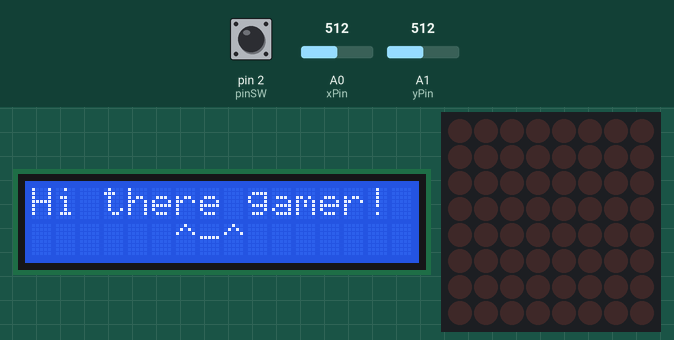
Simulated run of this sketch. Board: Arduino Uno, built with avr-gcc and run on an emulated ATmega328P. Shown: 16×2 character LCD, 8×8 LED matrix. The test bench sets the inputs (shaded band); at power-on: A1 (yPin) = 512, pin 2 (pinSW) HIGH, A0 (xPin) = 512. EEPROM starts erased; what the sketch prints to the serial monitor is not drawn.

Above: at 1.4 s.
1.5 s: A1 (yPin) set to 390
4.5 s: A1 (yPin) set to 417
6.5 s: pin 2 (pinSW) pulled LOW for 0.15 s
At 7.8 s:
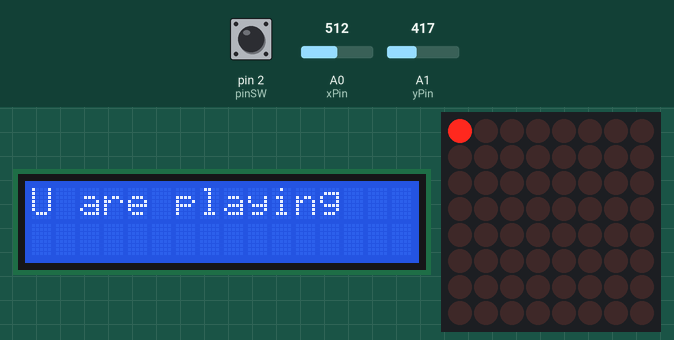
8.1 s: A0 (xPin) set to 584
9.6 s: A0 (xPin) set to 612
At 9.75 s:
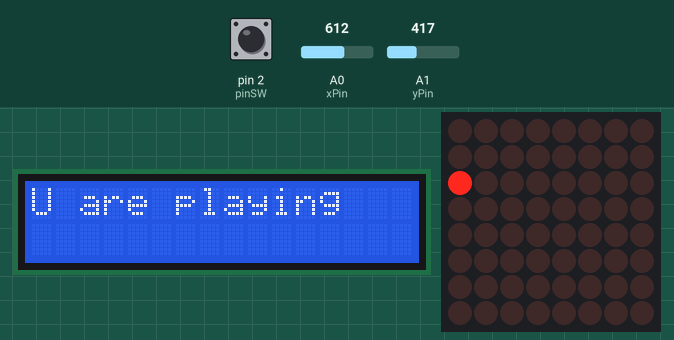
At 10.16 s:
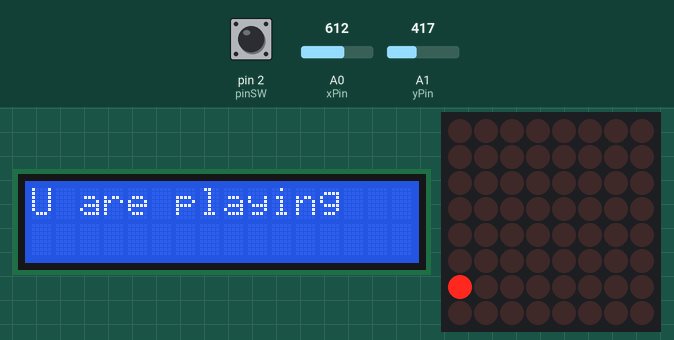
11.4 s: pin 2 (pinSW) pulled LOW for 1 s
At 12.3 s:
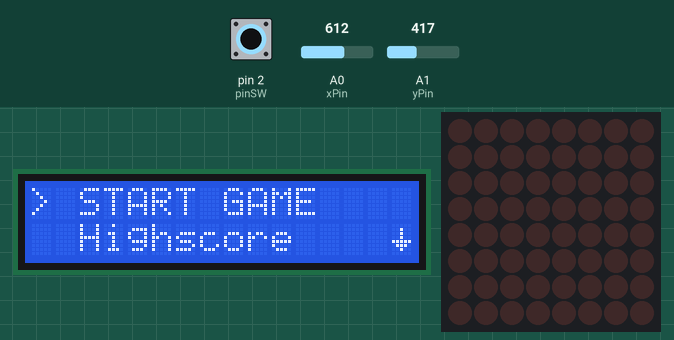
Timing chart, 0 to 14.4 s (numbered marks = the images above; inputs shaded):
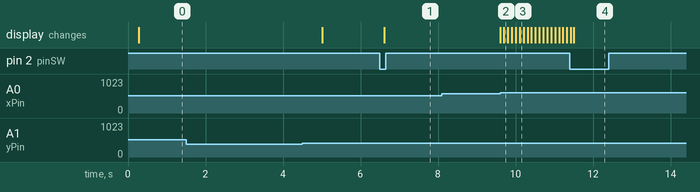

Measured:
- the behaviour switches between 600 and 601 on A0 (xPin) (found by bisection; images 1 and 2)
- after the input at 1.5 s, every drawn part: stays the same
- after the input at 6.5 s, the display: changes after 0.12 s (image 1)
- after the input at 8.1 s, every drawn part: stays the same
- after the input at 9.6 s, the display: first changes at once (image 2 shows a later state)
- after the input at 11.4 s, the display: first differs from a run without the input after 0.11 s (image 4)

The sketch:

Game_Menu.ino
```cpp
//LIBRARIES
#include <LiquidCrystal.h>
#include "LedControl.h"
#include <EEPROM.h>

//JOYSTICK
const int xPin = A0;
const int yPin = A1;
const int pinSW = 2;

bool joyMoved = false;
bool previousJoyMove = false;

bool didTransition = false;
bool willTransition = false;

int swState = LOW;  //button state
int lastSwState = HIGH;  //last button state
int switchValue;
int xValue = 0;
int yValue = 0;

//for debounce
unsigned long lastDebounceTime = 0;  //for scrolling
const unsigned long debounceDelay = 100;

//for joystick button press
byte press = LOW;  //press state

bool buttonPressed = false;
bool shortPress = false;
bool longPress = false;
//unsigned long pressedTime = 0;
unsigned long buttonDebounceTime = 0;
//unsigned long pressedDebounceTime = 0;
//unsigned long releasedDebounceTime = 0;

//LCD
const byte rs = 9;
const byte en = 8;
const byte d4 = 7;
const byte d5 = 6;
const byte d6 = 5;
const byte d7 = 4;
LiquidCrystal lcd(rs, en, d4, d5, d6, d7);

//MATRIX
const int dinPin = 12;
const int clockPin = 11;
const int loadPin = 10;

LedControl lc = LedControl(dinPin, clockPin, loadPin, 1); // DIN, CLK, LOAD, No. DRIVER

byte matrixBrightness = 4;
const byte matrixSize = 8;

byte matrix[matrixSize][matrixSize] = {
  {0, 0, 0, 0, 0, 0, 0, 0},
  {0, 0, 0, 0, 0, 0, 0, 0},
  {0, 0, 0, 0, 0, 0, 0, 0},
  {0, 0, 0, 0, 0, 0, 0, 0},
  {0, 0, 0, 0, 0, 0, 0, 0},
  {0, 0, 0, 0, 0, 0, 0, 0},
  {0, 0, 0, 0, 0, 0, 0, 0},
  {0, 0, 0, 0, 0, 0, 0, 0}
};

//


//GAME
byte xPos = 0;
byte yPos = 0;
byte xLastPos = 0;
byte yLastPos = 0;

const int minThreshold = 400;
const int maxThreshold = 600;

const byte moveInterval = 100;
unsigned long long lastMoved = 0;

bool matrixChanged = true;

bool gameShouldRun = false;


//Structs

struct highscores{
  char name[10] = "Unknown";
  unsigned int score = 0;
};

const unsigned int hsAddress[] = {967, 978, 989, 1000, 1012};

//MENU
int mainMenu = 0;

unsigned long greetingTime = 5000;
bool clear = 0;
unsigned long startTime = 0;
unsigned long currentTime ;
int page = 0;
bool action = false;

byte upArrow[] = {
  B00000,
  B00100,
  B01110,
  B11111,
  B00100,
  B00100,
  B00100,
  B00000
};

byte downArrow[] = {
  B00000,
  B00100,
  B00100,
  B00100,
  B11111,
  B01110,
  B00100,
  B00000
};


unsigned long lastPrint = 0;
unsigned long lastTime;

char gameName[]="snakey";
char github[]="Apelia-Ion";
char instructions[]="Use the joystick to play. Click to exit. That's all!";


void setup() {


  pinMode(pinSW, INPUT_PULLUP);


  lc.shutdown(0, false); // turn off power saving, enables display
  lc.setIntensity(0, matrixBrightness); // sets brightness (0~15 possible values)
  lc.clearDisplay(0);// clear screen
  matrix[xPos][yPos] = 1;

  lcd.begin(16, 2);
  lcd.clear();
  lcd.setCursor(0,0);
  lcd.createChar(0, upArrow);
  lcd.createChar(1, downArrow);

  initializeHighScoreEeprom();

 Serial.begin(9600);
}


void loop() {
  Welcome();
}

// theoretical example
void generateFood() {
  // lastFoodPos = currentPos;
  // newFoodPos = random(ceva);
  // matrix[lastFoodPos] = 0;
  // matrix[newFoodPos] = 1;
  matrixChanged = true;
}

void updateMatrix() {
 // TODO: update matrix using byte matrix (refresh function)
   for(int i = 0; i<matrixSize; i++)
   {
     for (int j = 0; j<matrixSize; j++)
     {
       lc.setLed(0,i,j,matrix[i][j]);
     }
   }
}

void updatePositions() {
 // TODO: joystick control
 int xValue = analogRead(xPin);
 int yValue = analogRead(yPin);

 xLastPos = xPos;
 yLastPos = yPos;
 if (xValue < minThreshold)
 {
   if (xPos > 0)
    {
      xPos--;
    }
    else
    {
      xPos = matrixSize - 1;
    }
 }

 if (xValue > maxThreshold)
 {
   if (xPos < (matrixSize - 1))
   {
      xPos++;
    }
    else
    {
      xPos = 0;
    }
 }


  if (yValue > maxThreshold)
  {
    if (yPos < (matrixSize - 1))
    {
      yPos++;
    }
    else
    {
      yPos = 0;
    }
  }

  if (yValue < minThreshold)
  {
    if (yPos > 0)
    {
      yPos--;
    }
    else
    {
      yPos = matrixSize - 1;
    }
  }

  if (xLastPos != xPos || yLastPos != yPos)
  {
  matrix[xLastPos][yLastPos] = 0;
  matrix[xPos][yPos]=1;
  matrixChanged = true;
  lastMoved = millis();
  }

}

void rudimentaryGame(){
   if(millis() - lastMoved > moveInterval)
  {
    updatePositions(); // calculare stare
  }

  if(matrixChanged == true)
  {
    updateMatrix();
    matrixChanged = false;
  }
}
///////////////////////////////////////////// Functions for GAME MENU /////////////////////////////////////////////

//0 - Clear text by overwriting it with padding - prevents flickering
void paddingClear(){
  lcd.setCursor(0, 0);
  lcd.print("                ");
  lcd.setCursor(0, 1);
  lcd.print("                ");
}

//1 - Welcome message - displays welcomeing message for 5 seconds, then clears the lcd and displays the menu
void Welcome(){
  if (millis() <= greetingTime)
  //if (currentTime - startTime <= 5000)
  {
    lcd.setCursor(0, 0);
    lcd.print("Hi there gamer!");
    lcd.setCursor(0, 1);
    lcd.print("      ^-^      ");
  }
  else
  {
    if (!clear) {
      lcd.clear();
      clear = 1;
    }

   switch(mainMenu){
     case 0:
     {
      buttonPressed = false;

      page = pagesScroll();
      Menu(page);
      buttonPress();
      if (buttonPressed == true)
      {
        mainMenu = 1;
      }
     }
     break;

     case 1:
     {
       SubMenu(page);
       if (gameShouldRun)
       {
         rudimentaryGame();
       }
       buttonPress();
      if (buttonPressed == true)
      {
        mainMenu = 0;
        clear = 0;
        if(gameShouldRun){
          gameShouldRun = false;
          lc.clearDisplay(0);
        }
      }
     }
     break;
   }
  }
}

//2 function that allows to scroll through the menu options
int pagesScroll(){

      yValue = analogRead(yPin);

    joyMoved = false;

    int nextPage = 0;

    if (yValue > maxThreshold)
    {

      if(page > 0)
      {
        //lcd.clear();
        nextPage = page - 1;
        joyMoved = true;
      }
      else
      {
        nextPage = page;
        joyMoved = false;
      }
    }

    if (yValue< minThreshold)
    {

      if(page < 4)
      {
        //lcd.clear();
        nextPage = page + 1;
        joyMoved = true;
      }
      else
      {
        nextPage = page;
        joyMoved = false;
      }
    }

    if (joyMoved != previousJoyMove)
    {
      lastDebounceTime = millis();
    }
    if ((millis() - lastDebounceTime) > debounceDelay)
    {
      willTransition = joyMoved;
    }

    previousJoyMove = joyMoved;

    if (willTransition && !didTransition)
    {
      page = nextPage;
      lcd.clear();
    }

    didTransition = willTransition;

    return page;

}

// 3 - function that displays the menu options
void Menu(int page){
  switch (page) {

    case 0:{     //Page 0
      lcd.setCursor(0,0);
      lcd.print(">");
      lcd.setCursor(2,0);
      lcd.print("START GAME");
      lcd.setCursor(2,1);
      lcd.print("Highscore");
      lcd.setCursor(15,1);
      lcd.write(byte(1));
    }
    break;

    case 1:{     //Page 1
      lcd.setCursor(0,0);
      lcd.print(">");
      lcd.setCursor(2,0);
      lcd.print("Highscore");
      lcd.setCursor(2,1);
      lcd.print("Settings");
      lcd.setCursor(15,0);
      lcd.write(byte(0));
      lcd.setCursor(15,1);
      lcd.write(byte(1));

    }
    break;

    case 2: { //Page 2
     lcd.setCursor(0,0);
     lcd.print(">");
     lcd.setCursor(2,0);
     lcd.print("Settings");
     lcd.setCursor(2,1);
     lcd.print("About");
     lcd.setCursor(15,0);
     lcd.write(byte(0));
     lcd.setCursor(15,1);
     lcd.write(byte(1));

    }
    break;

    case 3: {   //Page 3
     lcd.setCursor(0,0);
     lcd.print(">");
     lcd.setCursor(2,0);
     lcd.print("About");
     lcd.setCursor(2,1);
     lcd.print("How to play");
     lcd.setCursor(15,0);
     lcd.write(byte(0));
     lcd.setCursor(15,1);
     lcd.write(byte(1));

    }
    break;

    case 4: {   //Page 4
     lcd.setCursor(0,0);
     lcd.print(">");
     lcd.setCursor(2,0);
     lcd.print("How to play");
     lcd.setCursor(15,0);
     lcd.write(byte(0));

    }
    break;
  }

}

void buttonPress() {
  press = digitalRead(pinSW);
  if (press != lastSwState)
  {
    buttonDebounceTime = millis();
  }
  if(millis()- buttonDebounceTime > debounceDelay)
  {
    if(press != swState)
    {
      swState = press;
      if(swState == LOW)
      {
        buttonPressed = true;
      }
    }

  }
  lastSwState = press;
}


void SubMenu(int page){


  if(buttonPressed)
  {
    Serial.println(buttonPressed);

    lcd.clear();
    switch (page)
    {

      case 0:{     //Page 0
        lcd.setCursor(0,0);
        lcd.print("U are playing");
        gameShouldRun = true;
        rudimentaryGame();

      }
      break;

      case 1:{     //Page 1
        lcd.setCursor(0,0);
        lcd.print("Highscore");
        highscore();

      }
      break;

      case 2: { //Page 2
      lcd.setCursor(0,0);
      lcd.print("Settings");
      }
      break;

      case 3: {   //Page 3
      lcd.setCursor(0,0);
      lcd.print("About");
      about();
      }
      break;

      case 4: {   //Page 4
      lcd.setCursor(0,0);
      lcd.print("How to play");
      instruction();
      }
      break;
    }


  }

   buttonPressed = false;
}

void initializeHighScoreEeprom() {
  highscores highscores[5];
  for (int i = 0; i < 5; i++) {
    EEPROM.put(hsAddress[i], highscores[i]);
  }
}

void highscore(){
   highscores highscores[5];
  for (int i = 0; i < 5; i++) {
    EEPROM.get(hsAddress[i], highscores[i]);
    lcd.setCursor(0, 1);
    lcd.print((int) i+1);
    lcd.setCursor(1, 1);
    lcd.print(highscores[i].name);
    lcd.setCursor(11, 1);
    lcd.print(highscores[i].score);
    delay(500);
  }


}

void scrollText(char text[]){

  unsigned int i=0;
  // set the cursor to (0,0):
  lcd.setCursor(0, 1);

  while(text[i]!='\0'){
  lcd.print(text[i]);

 	if(i>=16)
	{
    lcd.command(0x18); //Scrolling text to Right
  }
   delay(100);
   i++;
   }
}

void about(){
  scrollText(gameName);
  scrollText(github);
}

void instruction(){
  scrollText(instructions);
}
```
